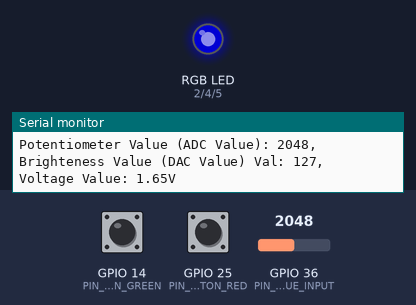
A sketch run on a simulated ESP32. Parts: an RGB LED mixed from three pins (HIGH = lit), the last lines printed to the serial monitor. The test bench sets the inputs (shaded band); at power-on: GPIO 14 (PIN_BUTTON_GREEN) HIGH, GPIO 25 (PIN_BUTTON_RED) HIGH, GPIO 36 (PIN_ANALOG_BLUE_INPUT) = 2048. Dim RGB values are drawn brighter than linear.

Above: at 1.2 s.
1.3 s: GPIO 14 (PIN_BUTTON_GREEN) pulled LOW for 0.35 s
At 2.2 s:
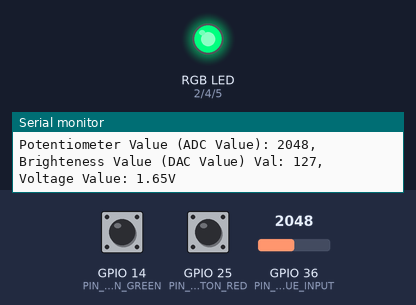
3.1 s: GPIO 25 (PIN_BUTTON_RED) pulled LOW for 0.35 s
At 3.7 s:
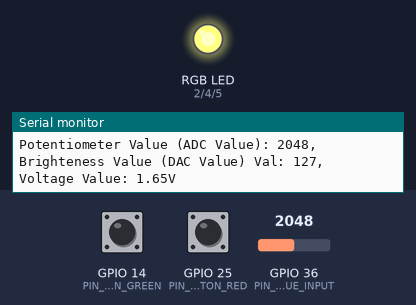
4.9 s: GPIO 36 (PIN_ANALOG_BLUE_INPUT) set to 2866
At 6.3 s:
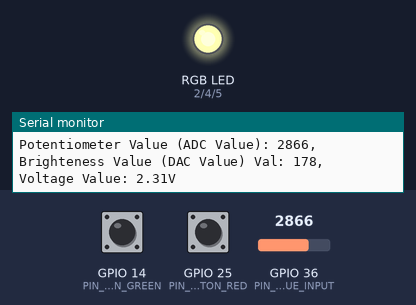
6.6 s: GPIO 14 (PIN_BUTTON_GREEN) pulled LOW for 1 s
At 7.8 s:
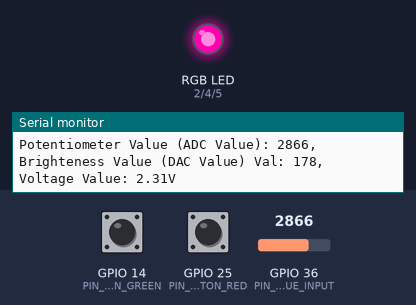
9.1 s: GPIO 25 (PIN_BUTTON_RED) pulled LOW for 1 s
At 10.2 s:
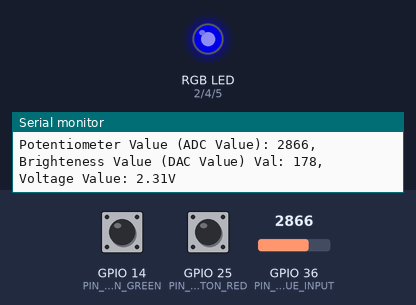
11.6 s: GPIO 36 (PIN_ANALOG_BLUE_INPUT) set to 3603
At 12.2 s:
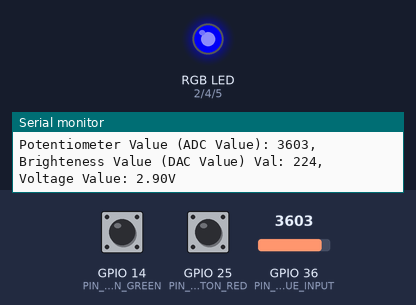
Timing chart, 0 to 14.2 s (numbered marks = the images above; inputs shaded):
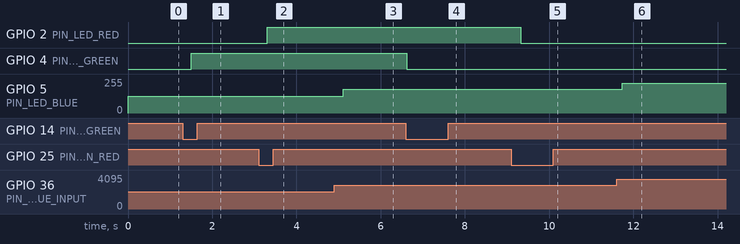

Measured:
- after the input at 1.3 s, GPIO 4 (PIN_LED_GREEN): LOW → HIGH after 0.20 s
- after the input at 3.1 s, GPIO 2 (PIN_LED_RED): LOW → HIGH after 0.21 s
- after the input at 4.9 s, GPIO 5 (PIN_LED_BLUE): 127/255 → 178/255 after 0.22 s
- after the input at 6.6 s, GPIO 4 (PIN_LED_GREEN): HIGH → LOW at once
- after the input at 9.1 s, GPIO 2 (PIN_LED_RED): HIGH → LOW after 0.23 s
- after the input at 11.6 s, GPIO 5 (PIN_LED_BLUE): 178/255 → 224/255 after 0.13 s

The sketch:

Inlamningsuppgift_4_DELUPPGIFT_2.ino
```cpp
#define PIN_LED_RED 2
#define PIN_BUTTON_RED 25
#define PIN_LED_GREEN 4
#define PIN_BUTTON_GREEN 14
#define PIN_LED_BLUE 5
#define PIN_ANALOG_BLUE_INPUT 36

//Global variabel
byte prevButtonStateRed;                                                    //Hålla koll på knappar om det var för att tända eller släcka förra loop.
byte ledStateRed = LOW;                                                     //Hålla koll på led lampan är tänd eller släckt. Vi startar med att det är släckt.

byte prevButtonStateGreen;
byte ledStateGreen = LOW;

// Variabler för av-studsning
unsigned long lastTimeRedButtonStateChanged = millis();                     //unsigned long för att lagra stora heltal utan negativa värden. Värdern används sedan för att jämföra.
unsigned long lastTimeGreenButtonStateChanged = millis();                   //Funktionen millis() returnerar hur många millisekunder som har gått sedan ESP32 startades
unsigned long debounceDelay = 50;                                           //Av-studsningstid i millisekunder

void setup() {

  Serial.begin(921600);                                                     //Etablera en serial communication med samma baudhastighet tillsammans med arduino IDE.

  //PINMODE LED RED
  pinMode(PIN_LED_RED, OUTPUT);                                             //OUTPUT för att vi vill kontrollera utgången dvs. lyset på lampan.
  pinMode(PIN_BUTTON_RED, INPUT);                                           //INPUT för att vi vill läsa datan dvs. när knappen trycks ner.
  prevButtonStateRed = digitalRead(PIN_BUTTON_RED);                         //Här spara först tillstånden på knappen för att jämföra senare vid första körning av programmet.

  //PINMODE LED GREEN
  pinMode(PIN_LED_GREEN, OUTPUT);
  pinMode(PIN_BUTTON_GREEN, INPUT);
  prevButtonStateGreen = digitalRead(PIN_BUTTON_GREEN);

  //PINMODE LED BLUE
  pinMode(PIN_LED_BLUE, OUTPUT);
  pinMode(PIN_ANALOG_BLUE_INPUT, INPUT);

  //Starta med alla LED lampor släckta
  digitalWrite(PIN_LED_RED, LOW);                                           //Säkerhetsåtgärd för att säkerhetsställa att lampor är släckta när programmet startar.
  digitalWrite(PIN_LED_GREEN, LOW);

}

void loop() {

  //RED_LED
  if (millis() - lastTimeRedButtonStateChanged >= debounceDelay) {          //Här kontrolleras om det har gått tillräckligt med tid sedan det senaste knapptrycket för att hantera avstudsning.
                                                                            //Tiden som har gått är större än eller lika med avstudsningstiden då fortsätter vi till nästa steg.
    byte buttonStateRed = digitalRead(PIN_BUTTON_RED);                      //Läser om jag har tryck på knappen (HIGH) eller har släppt knappen (LOW)
    //Jämföra om det har blivit en ändring.
    //Först fall: Vi har tryck på knappen. Först = LOW och nu HIGH.
    //Andra fall: Vi har släppt knappen. Först = HIGH och nu LOW.
    if (buttonStateRed != prevButtonStateRed) {                             //Om tillståndet skiljer sig från föregående innebär då att har skett e knapptrycksändring.
      lastTimeRedButtonStateChanged = millis();                             //Här läses tiden och sparar värdet för nästa loop.
      prevButtonStateRed = buttonStateRed;                                  //Då ändring upptäcks, uppdateras och sparas för nästa loop.
      if (buttonStateRed == LOW) {                                          //Vi har tryck färdigt och släppt på knappen nu
        //Toogle mekanism
        if (ledStateRed == HIGH) {                                          //Om lampan är först tänd
          Serial.println("LED RED OFF");
          ledStateRed = LOW;                                                //Lampan ska släckas nu
        } else {
          Serial.println("LED RED ON");
          ledStateRed = HIGH;                                               //Annars betyder att lampan är släckt först med tänds nu.
        }
        digitalWrite(PIN_LED_RED, ledStateRed);                             //LED RED får instruktion om att lysa eller släcka beror på If-loopen.
      }
    }
  }

  //GREEN_LED
  if (millis() - lastTimeGreenButtonStateChanged >= debounceDelay) {
    byte buttonStateGreen = digitalRead(PIN_BUTTON_GREEN);
    if (buttonStateGreen != prevButtonStateGreen) {
      lastTimeGreenButtonStateChanged = millis();
      prevButtonStateGreen = buttonStateGreen;
      if (buttonStateGreen == LOW) {
        if (ledStateGreen == HIGH) {
          Serial.println("LED GREEN OFF");
          ledStateGreen = LOW;
        } else {
          Serial.println("LED GREEN ON");
          ledStateGreen = HIGH;
        }
        digitalWrite(PIN_LED_GREEN, ledStateGreen);
      }
    }
  }


  //BLUE
  int potentiometerValue = analogRead(PIN_ANALOG_BLUE_INPUT);                 //Funktionen analogRead läser det analoga värdet frå potentiometer och sparar det i variaberln potentiometerValue.
  int brightness = map(potentiometerValue, 0, 4095, 0, 255);                  //Funktionen map tar potentiometerValue och mappar värdet från ett ursprunglit intervall till ett nytt intervall. Ursprungliga intervall [0-4095] till nya intervall [0-255].
  double voltage = potentiometerValue / 4095.0 * 3.3;                         //Konverterings formula för Analoga spänningen.
  analogWrite(PIN_LED_BLUE, brightness);                                      //Med funktionen analogWrite styrs och justeras ljusstyrkanvärdet
  Serial.printf("Potentiometer Value (ADC Value): %d, \t Brighteness Value (DAC Value) Val: %d, \t Voltage Value: %.2fV\n", potentiometerValue, brightness, voltage);
  delay(300);                                                                 //300 msecs intervall är kravet på inlämnningen.

}
```
